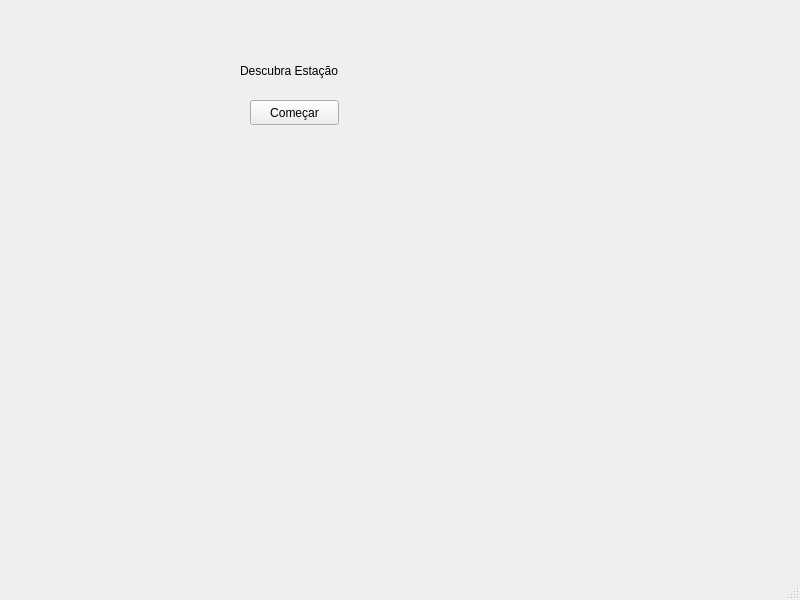
<?xml version="1.0" encoding="UTF-8"?>
<ui version="4.0">
 <class>MainWindow</class>
 <widget class="QMainWindow" name="MainWindow">
  <property name="geometry">
   <rect>
    <x>0</x>
    <y>0</y>
    <width>800</width>
    <height>600</height>
   </rect>
  </property>
  <property name="windowTitle">
   <string>MainWindow</string>
  </property>
  <widget class="QWidget" name="centralwidget">
   <widget class="QLabel" name="label">
    <property name="geometry">
     <rect>
      <x>240</x>
      <y>60</y>
      <width>141</width>
      <height>21</height>
     </rect>
    </property>
    <property name="text">
     <string>Descubra Estação</string>
    </property>
   </widget>
   <widget class="QPushButton" name="pushButton">
    <property name="geometry">
     <rect>
      <x>250</x>
      <y>100</y>
      <width>89</width>
      <height>25</height>
     </rect>
    </property>
    <property name="text">
     <string>Começar</string>
    </property>
   </widget>
  </widget>
  <widget class="QMenuBar" name="menubar">
   <property name="geometry">
    <rect>
     <x>0</x>
     <y>0</y>
     <width>800</width>
     <height>22</height>
    </rect>
   </property>
  </widget>
  <widget class="QStatusBar" name="statusbar"/>
 </widget>
 <resources/>
 <connections/>
</ui>
